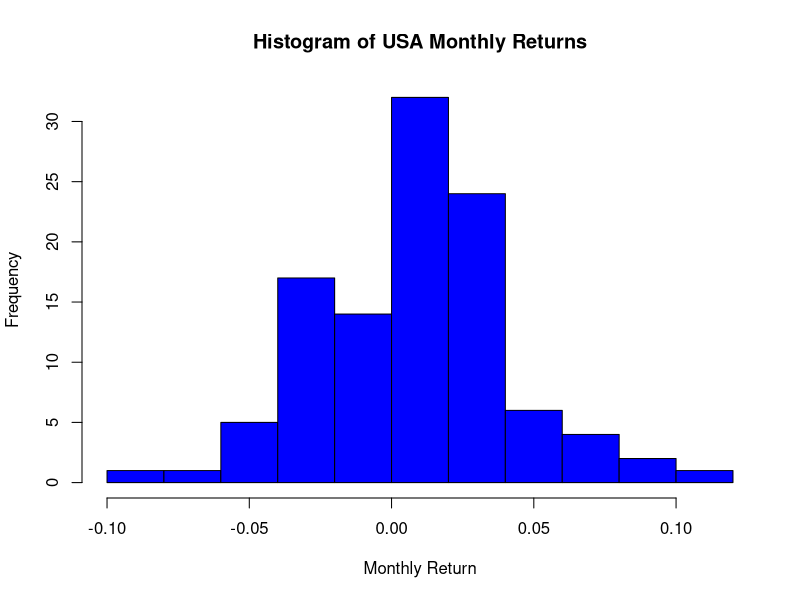
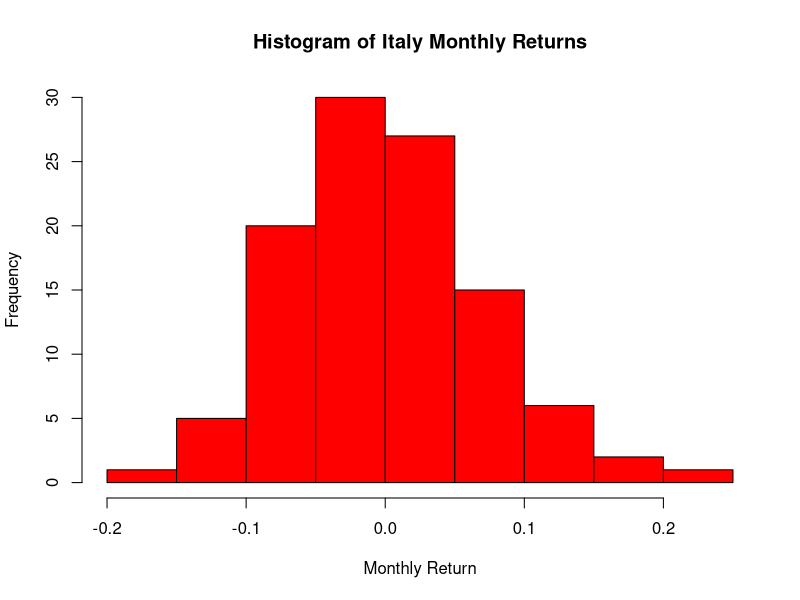
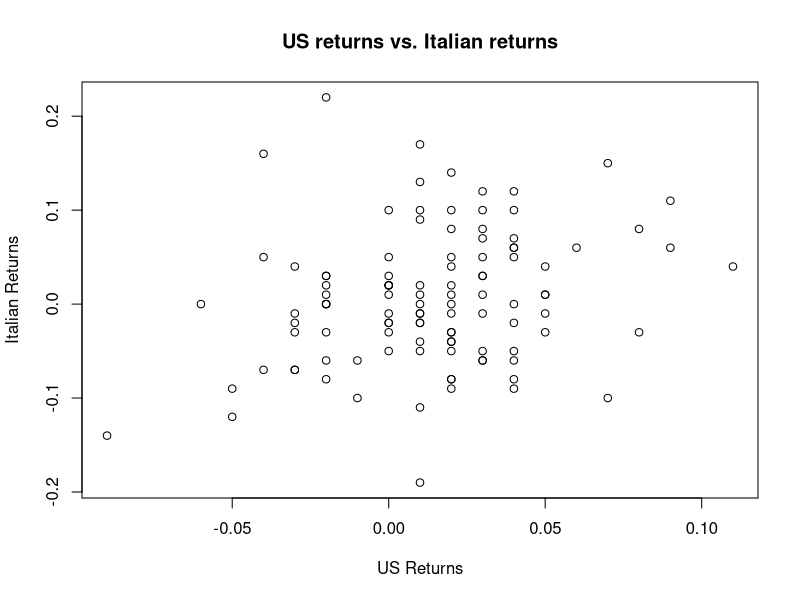

The R script that drew these images, in order: (Note: this script raises an error after producing the figures.)
# Zachary Fogelson HW1

######## Libraries #########

# install.packages("xts")
# install.packages("xtsExtra", repos="http://R-Forge.R-project.org")

library(xts)
# library(xtsExtra)


######## Problem 2) ########

# Assuming that conret is in current working directory
conret <- read.csv("conret.csv", header = TRUE)

# a
titles <- "Histogram of %s Monthly Returns"
xlabel <- "Monthly Return"

# USA
hist(conret$usa, 
     main   = sprintf(sprintf(titles, "USA")), 
     xlab   = xlabel, 
     border ="black", 
     col    = "blue",
     breaks = 10)

# Italy
hist(conret$italy, 
     main   = sprintf(titles, "Italy"), 
     xlab   = xlabel, 
     border = "black", 
     col    = "red",
     breaks = 10)

# b
# Based on these results, Italy's returns appear more spread out because its
# monthly returns range from -.2 to .2 while the USA's retunrs only range from
# -.1 to .1.

# c

# USA
print(mean(conret$usa))  # 0.01345794
print(sd(conret$usa))  # 0.03328275

# Italy
print(mean(conret$italy))  # 0.006074766
print(sd(conret$italy))  # 0.07126561

# Because the standard deviation of Italy's monthly returns is larger 
# than the standard deviation of the United States' monthly returns
# this supports the conclusion that Italy's monthly returns are more spread
# out than those of the United States.

# d
# According to the empirical rule 95% of all data should be within 2 standard
# deviations of the mean

getRange <- function(m, s){
  list(low <- m - 2 * s, high <- m + 2 * s)
}

percentageResultsInRange <- function(arr, r){
    acceptable <- arr[arr > r[1] & arr < r[2]]
    length(acceptable) / length(arr)
}

usaRange <- getRange(mean(conret$usa), sd(conret$usa))
italyRange <- getRange(mean(conret$italy), sd(conret$italy))

print(percentageResultsInRange(conret$usa, usaRange))  # 0.953271
print(percentageResultsInRange(conret$italy, italyRange))  # 0.9439252

# Yes each of the intervals are approximately correct, the USA has slightly 
# more data within two standard deviations while the Italian data has 
# slightly less

# e
plot(conret$usa, 
     conret$italy, 
     main = "US returns vs. Italian returns", 
     xlab = "US Returns",
     ylab = "Italian Returns")

# Based on the scatter plot, I expect the correlation between US and Italian 
# returns is approximately .6

# f
print(cov(conret$usa, conret$italy, use = "all.obs"))  # 0.0005693617
print(cor(conret$usa, conret$italy, use = "all.obs"))  # 0.240043

# My guess compared to the actual correlation was far too high


######## Problem 3) ########
# a
# Assuming that oil_gdp.csv is in current working directory
oil_gdp <- read.csv("oil_gdp.csv", header = TRUE)

plot(oil_gdp$date, oil_gdp$G_CPI, col="red", xlab = "CPI", ylab = "Time", main = "CPIs vs Time")
points(oil_gdp$date, oil_gdp$G_CPI.1, col="black")
legend('bottomleft', c("G_CPI","G_CPI.1"), pch=1, col=c('red', 'black'), bty='o', cex=.75)
# The G_CPI is more volatile then than the G_CPI.1 series

# b
print(mean(oil_gdp$G_CPI))  # 0.03394408
print(var(oil_gdp$G_CPI))  # 0.001356836

print(mean(oil_gdp$G_CPI.1))  # 0.03505742
print(var(oil_gdp$G_CPI.1))  # 0.0004995316

# c
# Comparing the plots, when G_CPI is high, G_CPI.1 is also high but less so. 
# This is most apparent in the early 1980s but there are also times when 
# G_CPI collapses and G_CPI.1 appears to track it such as circa 1986 as well as
# circa 2009.

# d 
print(cov(oil_gdp$G_CPI, oil_gdp$G_CPI.1, use = "all.obs"))  # 0.0004749797
print(cor(oil_gdp$G_CPI, oil_gdp$G_CPI.1, use = "all.obs"))  # 0.5769391

# e
# Because the correlation is positive, it means that as the G_CPI increases 
# it tends to be the case that G_CPI.1 also increases. The relationship
# also appears to be strong because the magnitude of correlation is neither
# very strong nor weak. 

# f
print(cor(oil_gdp$G_CPI.1[seq(length=length(oil_gdp$G_CPI)-1, from=2)],
    oil_gdp$G_CPI[seq(length=length(oil_gdp$G_CPI)-1, from=1)]))  # 0.8505302

######## Problem 4) ########
# a
conret$usaItaly <- .5 * conret$usa + .5 * conret$italy
print(mean(conret$usaItaly))  # 0.009766355
print(sd(conret$usaItaly))  # 0.04279384

# b
linComboMean <- function(w1, m1, w2, m2){
  w1*m1 + w2*m2
}
linComboVar <- function(w1, sd1, w2, sd2, cr){
  w1^2 * sd1^2 + w2^2 * sd2^2 + 2 * w1 * w2 * cr * sd1 * sd2
}

print(linComboMean(.5, mean(conret$usa), .5, mean(conret$italy)))  # 0.009766355
print(linComboVar(.5, sd(conret$usa),
                  .5, sd(conret$italy),
                  cor(conret$usa, conret$italy, use = "all.obs"))^(1/2))  # 0.04279384


# c
# .25 USA, .75 Italy
print(linComboMean(.25, mean(conret$usa), .75, mean(conret$italy)))  # 0.007920561
print(linComboVar(.25, sd(conret$usa),
                  .75, sd(conret$italy),
                  cor(conret$usa, conret$italy, use = "all.obs"))^(1/2))  # 0.05603179

# .75 USA, .25 Italy
print(linComboMean(.75, mean(conret$usa), .25, mean(conret$italy)))  # 0.01161215
print(linComboVar(.75, sd(conret$usa),
                  .25, sd(conret$italy),
                  cor(conret$usa, conret$italy, use = "all.obs"))^(1/2))  # 0.03397115

investRatio <- list(0, .25, .5, .75, 1)
investMean <- list()
investSD <- list()

for (el in investRatio){
  investMean <- c(investMean, linComboMean(el, mean(conret$usa), 1 - el, mean(conret$italy)))
  investSD <- c(investSD, linComboVar(el, sd(conret$usa),
                          1-el, sd(conret$italy),
                          cor(conret$usa, conret$italy, use = "all.obs"))^(1/2))
}


plot(investSD, 
     investMean, 
     main = "Mean Return vs SD of Portfollio", 
     xlab = "Standard Deviation",
     ylab = "Mean")

text(x = investSD, y = investMean, labels = c("0.0 USA", ".25 USA", ".5 USA", ".75 USA", "1.0 USA"))

